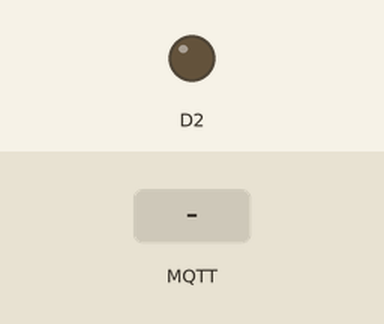
A sketch run on a simulated ESP8266 (NodeMCU). Shown: output pins drawn as LEDs (lit = HIGH). The test bench sets the inputs (shaded band). WiFi joins after 1.5 s; servers stay silent unless stated; no MQTT or app messages arrive unless stated; what the sketch prints to the serial monitor is not drawn.

Above: at 2.7 s.
2.8 s: MQTT message "4" arrives on the first subscribed topic
At 3.3 s:
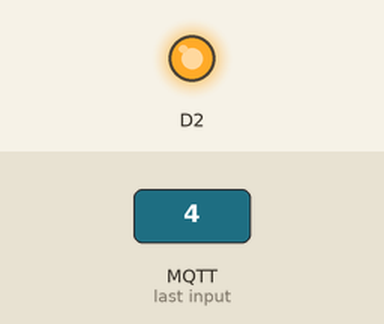
4.3 s: MQTT message "2" arrives on the first subscribed topic
At 5.5 s:
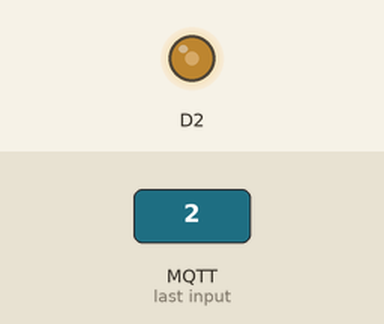
5.8 s: MQTT message "3" arrives on the first subscribed topic
At 6.7 s:
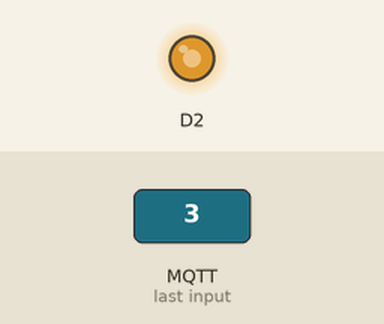
7.3 s: MQTT message "4" arrives on the first subscribed topic
At 7.8 s:
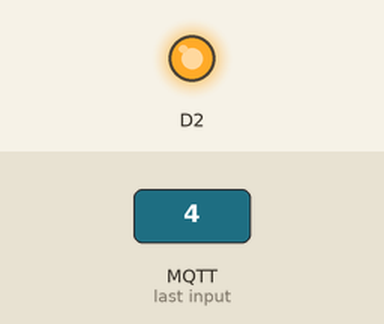
Timing chart, 0 to 9.8 s (numbered marks = the images above; inputs shaded):
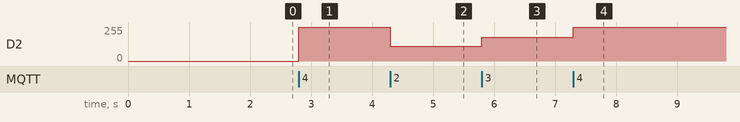

The sketch:

mqtt_led.ino
```cpp
#include <ESP8266WiFi.h>
#include<PubSubClient.h>

const char* mqtt_server="test.mosquitto.org";
WiFiClient espclient;
void callback(char* topic,byte* payload,unsigned int length1);
PubSubClient client(mqtt_server,1883,callback,espclient);

#define LED D2

void setup() {

   pinMode(D2,OUTPUT);
  Serial.begin(115200);
  Serial.print("connecting");
  WiFi.begin("siddharth","siddharth");         //SSID,PASSWORD
  while(WiFi.status()!=WL_CONNECTED){
    delay(500);
    Serial.print(".");
  }
  Serial.println();

  reconnect();

}


void callback(char* topic,byte* payload,unsigned int length1){
Serial.print("message arrived[");
Serial.print(topic);
Serial.println("]");

for(int i=0;i<length1;i++){
  Serial.print(payload[i]);

}
if(payload[0]==52) digitalWrite(D2,HIGH);    //ASCII VALUE OF '1' IS 49
else if(payload[0]==48)digitalWrite(D2,LOW);//ASCII VALUE OF '2' IS 50
else if(payload[0]==49)analogWrite(D2,50);
else if(payload[0]==50)analogWrite(D2,110);
else if(payload[0]==51)analogWrite(D2,180);
Serial.println();
}


void reconnect(){
  while(WiFi.status()!=WL_CONNECTED){
    delay(500);
    Serial.print(".");
  }
  while(!client.connected()){
  if(client.connect("ESP8266Client123456789")){
    Serial.println("connected");
    client.subscribe("ledcontrol");
  }
    else{
      Serial.print("failed,rc=");
      Serial.println(client.state());
      delay(500);
    }
  }
}
void loop() {
    if(!client.connected()){
      reconnect();
    }

    client.loop();

}
```

Measured:
- after the input at 2.8 s, D2: 0/255 → 255/255 at once
- after the input at 4.3 s, D2: 255/255 → 110/255 at once
- after the input at 5.8 s, D2: 110/255 → 180/255 at once
- after the input at 7.3 s, D2: 180/255 → 255/255 at once
